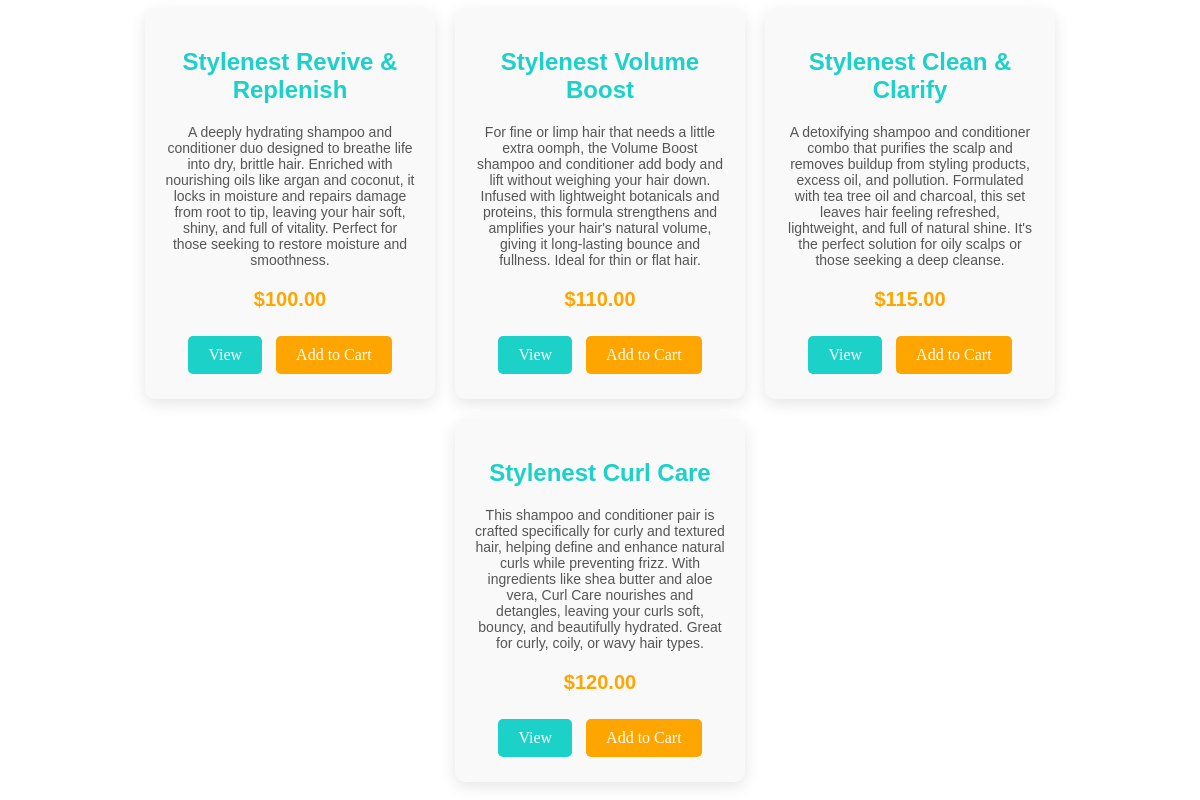
The app's page /shop/ with its own data.
### shop/models.py (models this page shows, shortened)
class Product(models.Model):
    name = models.CharField(max_length=255)
    description = models.TextField()
    price = models.DecimalField(max_digits=10, decimal_places=2)
    image = models.ImageField(upload_to='')
    available = models.BooleanField(default=True)

### shop/views.py (the view)
# urls.py: path('', views.product_list, name='product_list'),
def product_list(request):
    products = Product.objects.all()
    return render(request, 'shop/product_list.html', {'products': products})

### shop/templates/shop/product_list.html (shortened to what this page needs)
<div style="display: flex; flex-wrap: wrap; gap: 20px; justify-content: center;">
    {% for product in products %}
        <div style="width: 250px; background: #f9f9f9; padding: 20px; border-radius: 10px; box-shadow: 0 5px 15px rgba(0, 0, 0, 0.1); text-align: center; animation: slideIn 0.7s ease;">
            <h2 style="color: #1bd1c8; font-family: Arial, sans-serif; animation: fadeIn 1s ease-in-out;">
                {{ product.name }}
            </h2>
            <p style="color: #555; font-family: Arial, sans-serif; margin: 10px 0; font-size: 14px;">
                {{ product.description }}
            </p>
            <p style="color: #ffa500; font-size: 20px; font-weight: bold; font-family: Arial, sans-serif;">
                ${{ product.price }}
            </p>
            <a href="{% url 'shop:product_detail' product.pk %}" style="display: inline-block; padding: 10px 20px; background: #1bd1c8; color: #fff; text-decoration: none; font-size: 16px; border-radius: 5px; cursor: pointer; transition: background 0.3s; margin: 5px;">
                View
            </a>
            <a href="{% url 'shop:add_to_cart' product.pk %}" style="display: inline-block; padding: 10px 20px; background: #ffa500; color: #fff; text-decoration: none; font-size: 16px; border-radius: 5px; cursor: pointer; transition: background 0.3s; margin: 5px; animation: bounce 1.5s infinite;">
                Add to Cart
            </a>
        </div>
    {% endfor %}
</div>

### records on screen
Product: name "Stylenest Revive & Replenish", description "A deeply hydrating shampoo and conditioner duo designed to breathe life into dry, brittle hair. Enriched with nourishing oils like argan and coconut, it locks in moisture and repairs damage from root to tip, leaving your hair soft, shiny, and full of vitality. Perfect for those seeking to restore moisture and smoothness.", price "100.00"
Product: name "Stylenest Volume Boost", description "For fine or limp hair that needs a little extra oomph, the Volume Boost shampoo and conditioner add body and lift without weighing your hair down. Infused with lightweight botanicals and proteins, this formula strengthens and amplifies your hair's natural volume, giving it long-lasting bounce and fullness. Ideal for thin or flat hair.", price "110.00"
Product: name "Stylenest Clean & Clarify", description "A detoxifying shampoo and conditioner combo that purifies the scalp and removes buildup from styling products, excess oil, and pollution. Formulated with tea tree oil and charcoal, this set leaves hair feeling refreshed, lightweight, and full of natural shine. It's the perfect solution for oily scalps or those seeking a deep cleanse.", price "115.00"
Product: name "Stylenest Curl Care", description "This shampoo and conditioner pair is crafted specifically for curly and textured hair, helping define and enhance natural curls while preventing frizz. With ingredients like shea butter and aloe vera, Curl Care nourishes and detangles, leaving your curls soft, bouncy, and beautifully hydrated. Great for curly, coily, or wavy hair types.", price "120.00"
